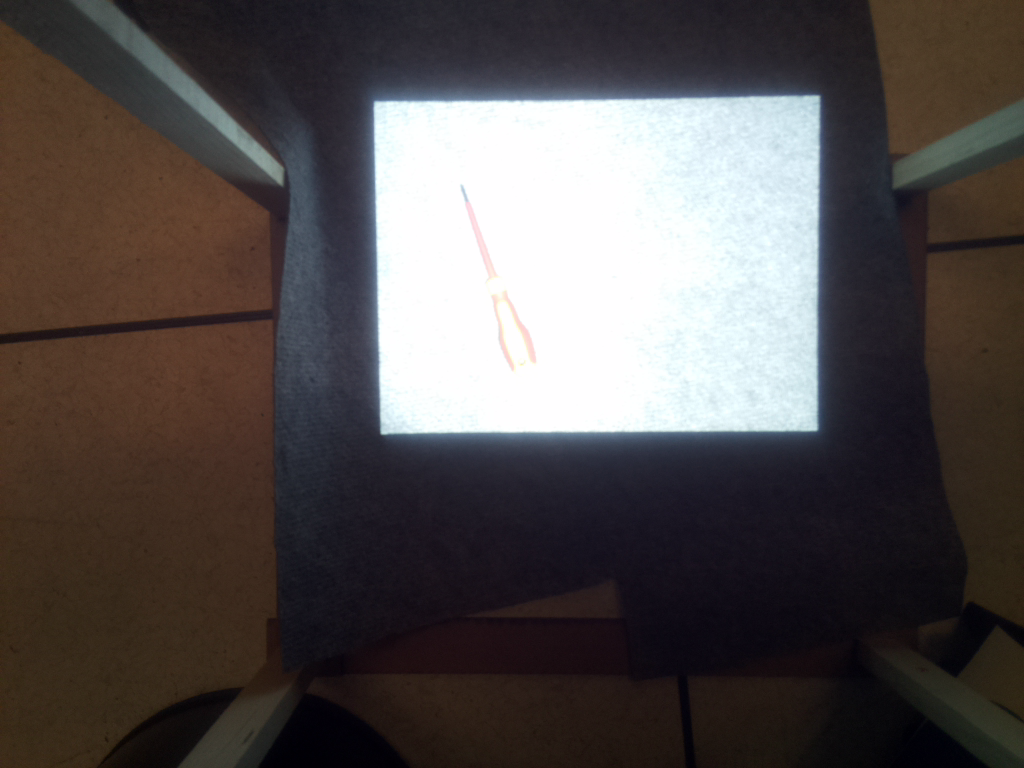
#> input picture ONE-PIX_soft/init.png, 1024 x 768 px
$ python -i coregistration_lib.py   (imports and definitions only)
#> lines starting #> are read from the running program, lines starting #| are printed output that depends on the picture; after the words box and inside, x2 and y2 are one past the last pixel; in counts of white or black regions, pixels touching at a corner belong together
#> further down, picture is the input picture: shape (768, 1024, 3); mean B, G, R 78, 78.8, 84.7
### onepix/hardware/Projection.py
import os
import cv2
import screeninfo
import numpy as np
import time

#TL
import logging

from onepix.logging_config import root
from onepix.hardware.gui_thread import gui_thread

logger = logging.getLogger(__name__)

if "DISPLAY" not in os.environ or not os.environ["DISPLAY"]:
    os.environ["DISPLAY"] = ":0"


def get_display_configuration():
    monitors = screeninfo.get_monitors()

    if len(monitors) == 0:
        raise RuntimeError(
            "No monitor detected. ONE-PIX requires at least one display."
        )

    screen_width = monitors[0].width

    if len(monitors) == 1:
        logger.warning(
            "Only one monitor detected. Using primary screen as projector."
        )
        projector_monitor = monitors[0]

    else:
        logger.info(
            "Second monitor detected. Using it as projector."
        )
        projector_monitor = monitors[1]

    return screen_width, projector_monitor


screenWidth, proj_monitor = get_display_configuration()

class Projection:
    """
    Projection handler.
    """

    # [220 lines left out: functions __init__, create_fullscreen_window, create_integrated_frame, build_test_pattern, get_integration_time_auto, init_projection and 1 more, not called in this run]

### onepix/hardware/gui_thread.py
"""Single persistent thread that owns every OpenCV HighGUI call for the
whole process.

OpenCV's Qt backend ties its internal QObjects (a window, the timer that
waitKey() drives) to whichever OS thread first touches them. Issuing a
later cv2.namedWindow/imshow/waitKey/... call from a *different* thread
can hang indefinitely - this is what happened when the hardware-tuning
panel's dedicated worker thread and each acquisition run's own
freshly-spawned projection thread both called cv2.* independently: after
the tuning panel had been opened once, the next real acquisition would
sometimes stall forever inside cv2.namedWindow(), never showing anything,
until Acquisition's join timeout gave up and reported an error.

Routing every HighGUI call - from Projection, from the tuning panel,
from the coregistration tool - through gui_thread.run() instead of
calling cv2.* directly keeps them all on the exact same OS thread for the
life of the process, which is what OpenCV's Qt backend actually requires.
"""

import logging
import queue
import threading

logger = logging.getLogger(__name__)

# How long a single OpenCV HighGUI call is allowed to run before run()
# gives up waiting on it. A projector/display glitch can wedge
# cv2.waitKey()/cv2.imshow() forever; since every call is funnelled
# through this one persistent thread (see module docstring), a wedged
# call used to block every later acquisition permanently - the only way
# out was to restart the whole process. A bounded wait turns that
# silent, indefinite hang into a fast, explicit error instead.
_CALL_TIMEOUT_S = 15.0


class GuiThreadStuckError(RuntimeError):
    """Raised when a call through gui_thread.run() doesn't return in time,
    or when a previous call left the shared worker thread wedged."""


class _GuiThread:

    def __init__(self):
        self._tasks = queue.Queue()
        # Once a call times out, the worker thread is presumed stuck
        # inside that call forever (Python threads can't be killed) - so
        # every later run() fails fast instead of silently queueing up
        # behind a task that will never be picked up.
        self._wedged = False

        self._thread = threading.Thread(
            target=self._loop,
            name="opencv-gui",
            daemon=True,
        )

        self._thread.start()

    def _loop(self):
        while True:
            fn, args, kwargs, done, result = self._tasks.get()

            try:
                result["value"] = fn(*args, **kwargs)

            except BaseException as exc:
                result["error"] = exc

            finally:
                done.set()

    # [36 lines left out: function run, not called in this run]


gui_thread = _GuiThread()

### onepix/hardware/coregistration_lib.py
import matplotlib.pyplot as plt
import numpy as np
import imutils
import cv2
import json
import os
from tkinter.messagebox import showinfo
import screeninfo
import sys

from onepix.hardware.Projection import get_display_configuration
from onepix.hardware.gui_thread import gui_thread

hardware_path = os.path.dirname(os.path.abspath(__file__))
sys.path.append(hardware_path)

from CameraBridge import *

# [1 line that did not run here, left out]

hardware_json_path = os.path.abspath(
    hardware_path + f"{os.sep}..{os.sep}..{os.sep}conf/hardware_config.json"
)

# [2 lines not run here, left out]

# [1 line that did not run here, left out]


def order_corners(pts):
    """
    Given the four points found for our contour, order them into
    Top Left, Top Right, Bottom Right, Bottom Left
    This order is important for perspective transforms
    :param pts: Contour points to be ordered correctly
    """
    rect = np.zeros((4, 2), dtype="float32")

    s = pts.sum(axis=1)
    rect[0] = pts[np.argmin(s)]
    rect[2] = pts[np.argmax(s)]

    diff = np.diff(pts, axis=1)
    rect[1] = pts[np.argmin(diff)]
    rect[3] = pts[np.argmax(diff)]
    return rect


# [11 lines that did not run here, left out]


def get_destination_array(rect):
    """
    Given a rectangle return the destination array
    :param rect: array of points  in [top left, top right, bottom right, bottom left] format
    """
    (tl, tr, br, bl) = rect  # Unpack the values
    # Compute the new image width
    width_a = np.sqrt(((br[0] - bl[0]) ** 2) + ((br[1] - bl[1]) ** 2))
    width_b = np.sqrt(((tr[0] - tl[0]) ** 2) + ((tr[1] - tl[1]) ** 2))

    # Compute the new image height
    height_a = np.sqrt(((tr[0] - br[0]) ** 2) + ((tr[1] - br[1]) ** 2))
    height_b = np.sqrt(((tl[0] - bl[0]) ** 2) + ((tl[1] - bl[1]) ** 2))

    # Our new image width and height will be the largest of each
    max_width = max(int(width_a), int(width_b))
    max_height = max(int(height_a), int(height_b))

    # Create our destination array to map to top-down view
    dst = np.array(
        [
            [0, 0],  # Origin of the image, Top left
            [max_width - 1, 0],  # Top right point
            [max_width - 1, max_height - 1],  # Bottom right point
            [0, max_height - 1],  # Bottom left point
        ],
        dtype="float32",
    )
    return dst, max_width, max_height


def find_edges(frame):
    """
    Given a frame, find the edges
    :param frame: Camera Image
    :return: Found edges in image
    """
    gray = cv2.cvtColor(frame, cv2.COLOR_BGR2GRAY)
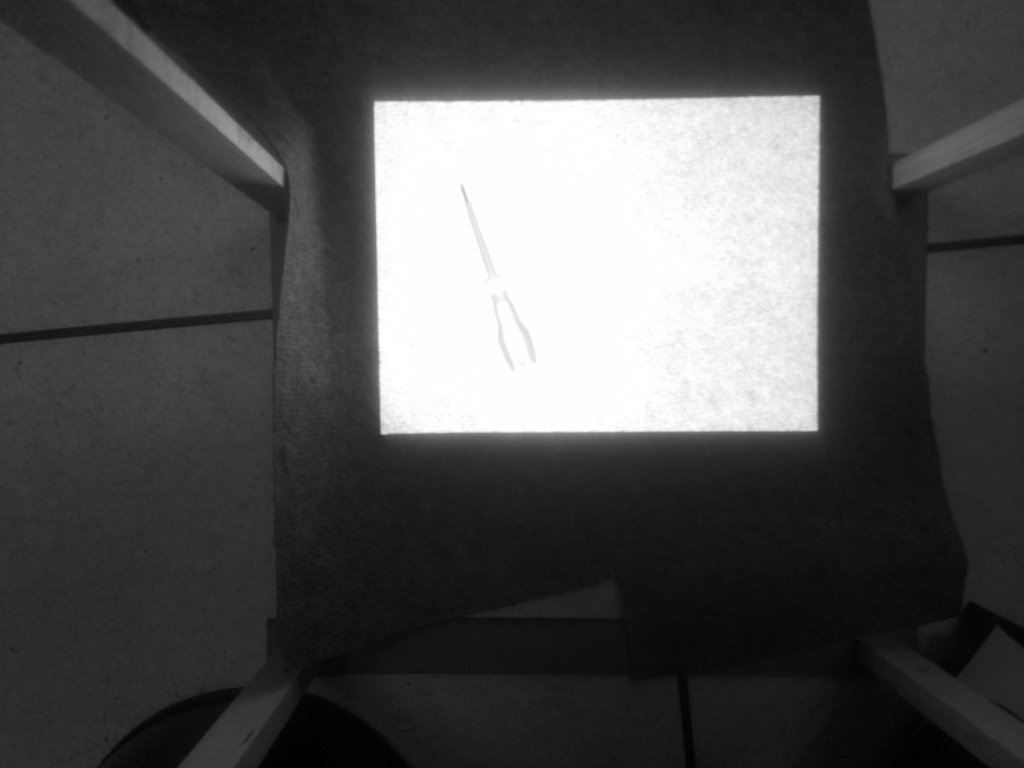
#> gray: shape (768, 1024); min 0, max 255, mean 80.4
    gray = cv2.bilateralFilter(gray, 11, 17, 17)  # Add some blur
    edged = cv2.Canny(gray, 30, 200)  # Find our edges
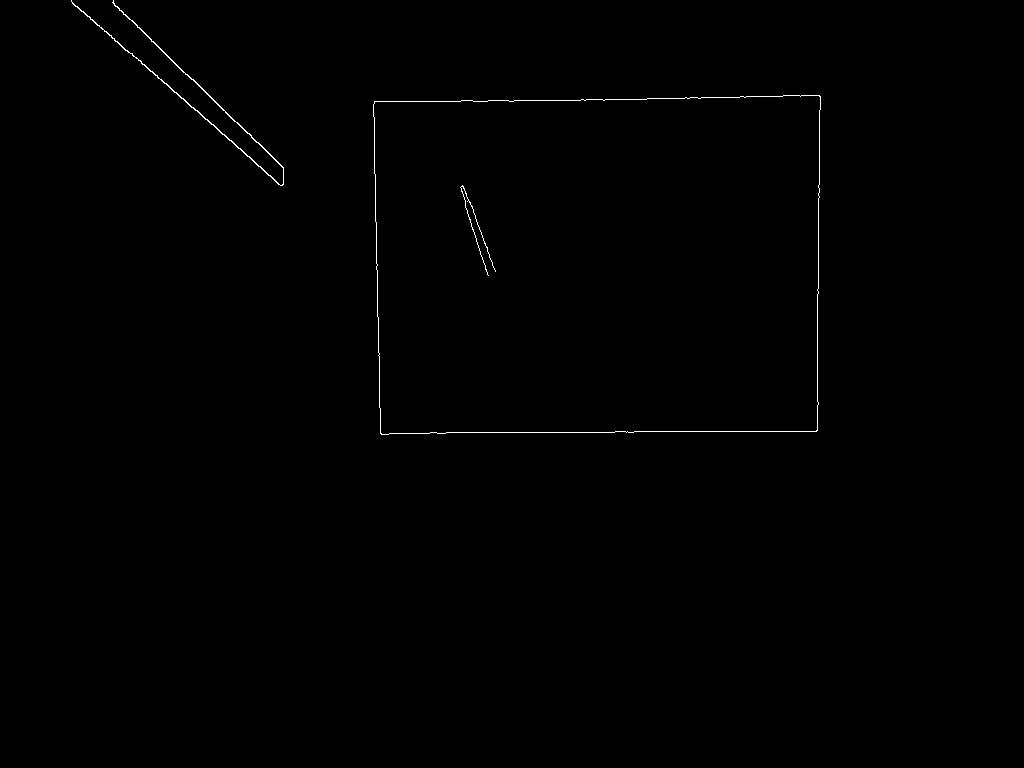
#> edged: shape (768, 1024); 0.32% white in thin lines or dots, all inside (x1, y1, x2, y2) = (71, 0, 821, 435)
    return edged


# [38 lines left out: function manual_get_region_corners, not called in this run]


def get_region_corners(frame):
    """
    Find the four corners of our projected region and return them in
    the proper order
    :param frame: Camera Image
    :return: Projection region rectangle
    """
    edged = find_edges(frame)
    # findContours is destructive, so send in a copy
    contours, hierarchy = cv2.findContours(
        edged.copy(), cv2.RETR_TREE, cv2.CHAIN_APPROX_SIMPLE
    )
#> contours = 4 contours, 1 with area under 20; largest, box (x1, y1, x2, y2) and area: (373, 95, 821, 435) 146950, (373, 95, 821, 435) 146944, (71, 0, 284, 186) 324
    # Sort our contours by area, and keep the 10 largest
    contours = sorted(contours, key=cv2.contourArea, reverse=True)[:10]
    screen_contours = None

    for c in contours:
        # Approximate the contour
        peri = cv2.arcLength(c, True)
        approx = cv2.approxPolyDP(c, 0.02 * peri, True)

        # If our contour has four points, we probably found the screen
        if len(approx) == 4:
            screen_contours = approx
            break
    else:
        print("Did not find contour")
#> this loop made 1 pass
    # Uncomment these lines to see the contours on the image
    # cv2.drawContours(frame, [screen_contours], -1, (0, 255, 0), 3)
    # cv2.imshow('Screen', frame)
    # cv2.waitKey(0)
    pts = screen_contours.reshape(4, 2)
#> pts = [[820, 96], [374, 101], [380, 433], [816, 431]]
    rect = order_corners(pts)
#> in order_corners, `s = pts.sum(axis=1)`: s = [916, 475, 813, 1247]
#> in order_corners, `diff = np.diff(pts, axis=1)`: diff = [-724, -273, 53, -385]
#> rect = [[374, 101], [820, 96], [816, 431], [380, 433]]
    return rect


# [282 lines left out: functions show_full_frame, hide_full_frame, get_perspective_transform, coregistration_calibration, capture_calibration_photo, save_coregistration_from_corners and 1 more, not called in this run]

>>> import cv2
>>> picture = cv2.imread('../../ONE-PIX_soft/init.png')
>>> result = get_region_corners(picture)
#> result = [[374, 101], [820, 96], [816, 431], [380, 433]]
